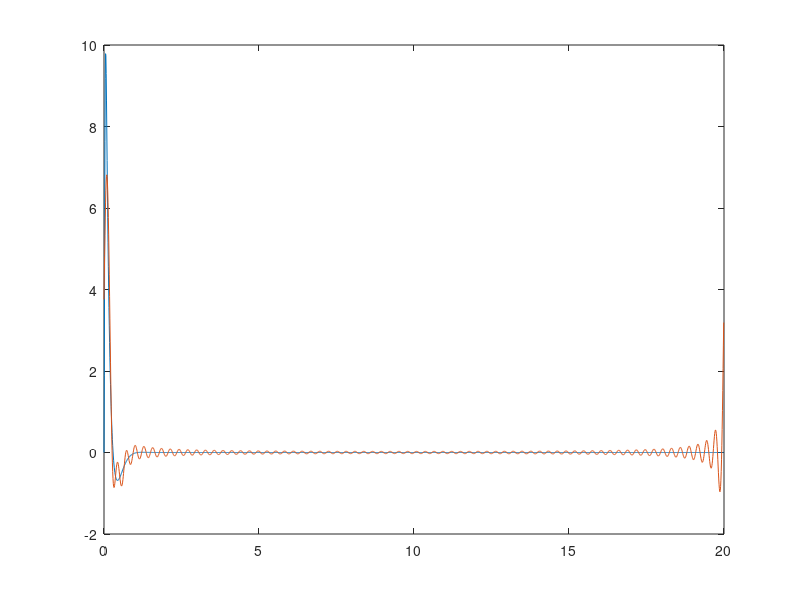

The MATLAB script that drew this image:
M1 = 400;
M2 = 40;
K1 = 17500;
K2 = 200000;
B1 = 4500;
B2 = 0;

H = [1 0 0 0];
PHI = [0
    K2];
PSI = [0
    B2];
I = [1 0
    0 1];
M = [M1 0
    0 M2];
K = [K1 -K1
    -K1 K1+K2];
B = [B1 -B1
    -B1 B1+B2];

zeri= [0 0
    0 0];

zeri2 = [0 
     0];

F = [zeri I
    -inv(M)*K -inv(M)*B];

G1 = [0
      0
    M\PHI];

G2 = F*[0
    0
    M\PSI];

G = G1 + G2;

P = tf(ss(F,G,H,0));

%%

t0 = 10;
sigma = .3;

Tc = .01; %passo di campionamento nel tempo
T = 20; % ripetizione periodica
tp=-T/2:Tc:T/2; %solo per disegnare il segnale
t=0:Tc:T-Tc; 
N=T/Tc; %campioni in un periodo
Fc=1/Tc; %periodo di ripetizione in frequenza   
F=1/T; %passo di campionamento in frequenza
f=-Fc/2:F:Fc/2-F; %valori della trasformata nella ``banda pratica''

u = exp(-((t-t0).^2)/sigma^2);
y = lsim(P,u,t);

U = sqrt(pi*sigma^2)*exp(-1i*2*pi*f*t0-pi^2*sigma^2*f.^2);
H = squeeze(freqresp(P, f*2*pi));
Y = abs(U).*abs(H');

Ufft = T/N*fft(u);
Yfft = T/N*fft(y');

Ufftord =[Ufft(:,N/2+1:N) Ufft(:,1:N/2)];
Yfftord =[Yfft(:,N/2+1:N) Yfft(:,1:N/2)]; %riordina i campioni...
% Ufftord1 = fftshift(Ufft);
% Yfftord1 = fftshift(Yfft);

% plot(f,abs(U), 'Color', [0 0.5 1],'LineWidth', 0.5);
% hold on
% plot(f,abs(Ufftord), 'Color', [1 0.5 0],'LineWidth', 0.5);
% hold on
% plot(f,Y, 'Color', [0 0.5 1],'LineWidth', 0.5);
% hold on
% plot(f,abs(Yfftord), 'Color', [1 0.5 0],'LineWidth', 0.5);
% hold on
% plot(f,abs(Y)-abs(Yfftord), 'Color', [0.5 1 0.5],'LineWidth', 0.5);
% hold off
% plot(f, abs(H), 'Color', [0 0.5 1],'LineWidth', 0.5);
% hold on
H2 = Yfftord./Ufftord;
for i=1:1:size(U')
    if (abs(Ufftord(i)) < 0.00001)
        H2(i) = 0;
    end
end
% plot(f,abs(H2), 'Color', [0.5 1 0.5],'LineWidth', 0.5);
% hold off
h = impulse(P, t);
h2 = real(Fc*ifft(H2));
% h2 = h2./cos(2*pi*50*t)';
h2 = h2./cos(2*pi*Fc/2*t);
plot(t, h);
hold on
plot(t, h2);
hold off